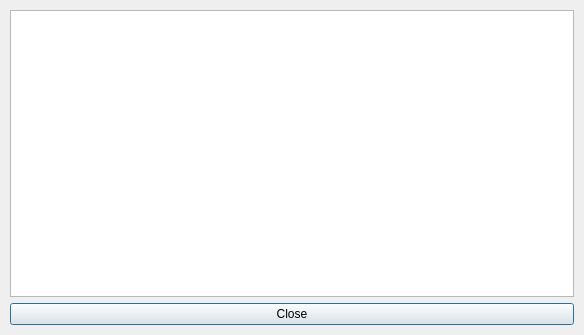
<?xml version="1.0" encoding="UTF-8"?>
<ui version="4.0">
 <class>QREVCCPPHelper</class>
 <widget class="QDialog" name="QREVCCPPHelper">
  <property name="windowModality">
   <enum>Qt::ApplicationModal</enum>
  </property>
  <property name="geometry">
   <rect>
    <x>0</x>
    <y>0</y>
    <width>584</width>
    <height>335</height>
   </rect>
  </property>
  <property name="font">
   <font>
    <stylestrategy>PreferAntialias</stylestrategy>
   </font>
  </property>
  <property name="windowTitle">
   <string>C++ Helper</string>
  </property>
  <layout class="QVBoxLayout" name="verticalLayout">
   <property name="margin">
    <number>10</number>
   </property>
   <item>
    <widget class="QTextEdit" name="textEdit">
     <property name="font">
      <font>
       <family>Monaco</family>
       <pointsize>12</pointsize>
      </font>
     </property>
     <property name="readOnly">
      <bool>true</bool>
     </property>
    </widget>
   </item>
   <item>
    <widget class="QPushButton" name="pushButton">
     <property name="text">
      <string>Close</string>
     </property>
    </widget>
   </item>
  </layout>
 </widget>
 <resources/>
 <connections/>
</ui>
